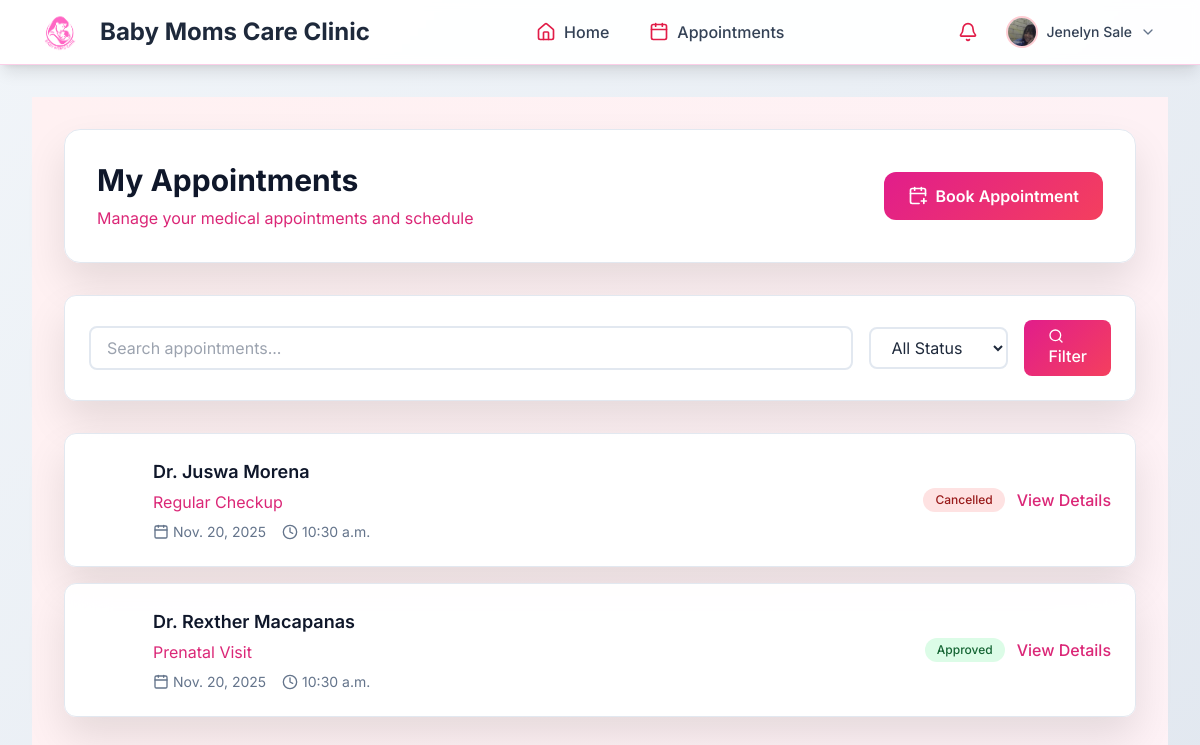
Screenshot of /appointments/ (signed in) with the database file from the repository.
### apps/accounts/models.py (models this page shows, shortened)
class UserProfile(models.Model):
    USER_ROLES = (
        ('mother', 'Mother'),
        ('doctor', 'Doctor'),
        ('admin', 'Admin'),
    )
    ACCOUNT_STATUS = (
        ('active', 'Active'),
        ('deactivated', 'Deactivated'),
    )
    user = models.OneToOneField(User, on_delete=models.CASCADE)
    role = models.CharField(max_length=10, choices=USER_ROLES, default='mother')
    account_status = models.CharField(max_length=15, choices=ACCOUNT_STATUS, default='active')
    phone = models.CharField(max_length=15, blank=True)
    date_of_birth = models.DateField(null=True, blank=True)
    address = models.TextField(blank=True)
    profile_picture = models.ImageField(upload_to='profile_pics/', blank=True, null=True)
    emergency_contact_name = models.CharField(max_length=100, blank=True)
    emergency_contact_phone = models.CharField(max_length=15, blank=True)
    created_at = models.DateTimeField(auto_now_add=True)
    updated_at = models.DateTimeField(auto_now=True)
    license_number = models.CharField(max_length=50, blank=True)
    specialization = models.CharField(max_length=100, blank=True)
    years_experience = models.PositiveIntegerField(null=True, blank=True)

### apps/appointments/models.py (models this page shows, shortened)
class Appointment(models.Model):
    STATUS_CHOICES = (
        ('pending', 'Pending'),
        ('approved', 'Approved'),
        ('completed', 'Completed'),
        ('cancelled', 'Cancelled'),
    )
    APPOINTMENT_TYPES = (
        ('consultation', 'Consultation'),
        ('checkup', 'Regular Checkup'),
        ('prenatal', 'Prenatal Visit'),
        ('postnatal', 'Postnatal Visit'),
        ('emergency', 'Emergency'),
        ('follow_up', 'Follow-up'),
    )
    patient = models.ForeignKey(User, on_delete=models.CASCADE, related_name='patient_appointments')
    doctor = models.ForeignKey(User, on_delete=models.CASCADE, related_name='doctor_appointments')
    date = models.DateField()
    time = models.TimeField()
    appointment_type = models.CharField(max_length=20, choices=APPOINTMENT_TYPES, default='consultation')
    status = models.CharField(max_length=20, choices=STATUS_CHOICES, default='pending')
    reason = models.TextField()
    notes = models.TextField(blank=True, help_text="Doctor's notes after appointment")
    diagnosis = models.TextField(blank=True, help_text="Medical diagnosis")
    prescription = models.TextField(blank=True, help_text="Prescribed medications")
    follow_up_instructions = models.TextField(blank=True, help_text="Follow-up care instructions")
    duration_minutes = models.PositiveIntegerField(default=30)
    created_at = models.DateTimeField(auto_now_add=True)
    updated_at = models.DateTimeField(auto_now=True)
    class Meta:
        ordering = ['date', 'time']
        unique_together = ['doctor', 'date', 'time']

### apps/appointments/views.py (the view, shortened to what this page needs)
# urls.py: path('', views.appointment_list, name='list'),
@login_required
def appointment_list(request):
    user_profile = get_object_or_404(UserProfile, user=request.user)
    if user_profile.role == 'mother':
        appointments = Appointment.objects.filter(patient=request.user)
    elif user_profile.role == 'doctor':
        appointments = Appointment.objects.filter(doctor=request.user)
    else:  # admin
        appointments = Appointment.objects.all()
    status_filter = request.GET.get('status')
    if status_filter:
        appointments = appointments.filter(status=status_filter)
    search_query = request.GET.get('search')
    appointments = appointments.order_by('-date', '-time')
    paginator = Paginator(appointments, 10)
    page_number = request.GET.get('page')
    page_obj = paginator.get_page(page_number)
    return render(request, 'appointments/list.html', {
        'appointments': page_obj,
        'page_obj': page_obj,
        'is_paginated': page_obj.has_other_pages(),
        'user_profile': user_profile,
        'status_filter': status_filter,
        'search_query': search_query,
    })

### templates/appointments/list.html (shortened to what this page needs)
{% extends 'base.html' %}
{% load static %}
{% block content %}
<div class="min-h-screen bg-gradient-to-br from-rose-50 to-pink-50 py-8">
    <div class="max-w-7xl mx-auto px-4 sm:px-6 lg:px-8">
        <div class="clinic-card rounded-2xl p-8 mb-8">
            <div class="flex flex-col md:flex-row items-center justify-between">
                <div>
                    <h1 class="text-3xl font-bold text-slate-900 mb-2">
                        {% if user.userprofile.role == 'mother' %}
                            My Appointments
                        {% elif user.userprofile.role == 'doctor' %}
                            Patient Appointments
                        {% else %}
                            All Appointments
                        {% endif %}
                    </h1>
                    <p class="text-pink-600">Manage your medical appointments and schedule</p>
                </div>
                {% if user.userprofile.role == 'mother' %}
                    <a href="{% url 'appointments:create' %}" class="clinic-btn px-6 py-3 rounded-xl text-white font-semibold inline-flex items-center">
                        <i data-lucide="calendar-plus" class="w-5 h-5 mr-2"></i>
                        Book Appointment
                    </a>
                {% endif %}
            </div>
        </div>
        <div class="clinic-card rounded-xl p-6 mb-8">
            <form method="GET" class="flex flex-wrap gap-4 items-center">
                <div class="flex-1 min-w-64">
                    <input type="text" name="search" value="{{ request.GET.search }}"
                           placeholder="Search appointments..."
                           class="clinic-input w-full px-4 py-2 rounded-lg">
                </div>
                <select name="status" class="clinic-select px-4 py-2 rounded-lg">
                    <option value="">All Status</option>
                </select>
                <button type="submit" class="clinic-btn px-6 py-2 rounded-lg text-white font-medium">
                    <i data-lucide="search" class="w-4 h-4 mr-2"></i>
                    Filter
                </button>
            </form>
        </div>
        {% if appointments %}
            <div class="space-y-4">
                {% for appointment in appointments %}
                    <div class="clinic-card rounded-xl p-6">
                        <div class="flex flex-col md:flex-row items-start md:items-center justify-between">
                            <div class="flex items-start space-x-4 mb-4 md:mb-0">
                                <div class="clinic-icon w-12 h-12 rounded-lg flex items-center justify-center flex-shrink-0">
                                    {% if user.userprofile.role == 'mother' %}
                                        <i data-lucide="stethoscope" class="w-6 h-6 text-white"></i>
                                    {% else %}
                                        <i data-lucide="user" class="w-6 h-6 text-white"></i>
                                    {% endif %}
                                </div>
                                <div>
                                    <h3 class="text-lg font-semibold text-slate-900 mb-1">
                                        {% if user.userprofile.role == 'mother' %}
                                            Dr. {{ appointment.doctor.get_full_name }}
                                        {% else %}
                                            {{ appointment.patient.get_full_name }}
                                        {% endif %}
                                    </h3>
                                    <p class="text-pink-600 mb-2">{{ appointment.get_appointment_type_display }}</p>
                                    <div class="flex items-center space-x-4 text-sm text-slate-500">
                                        <span class="flex items-center">
                                            <i data-lucide="calendar" class="w-4 h-4 mr-1"></i>
                                            {{ appointment.date }}
                                        </span>
                                        <span class="flex items-center">
                                            <i data-lucide="clock" class="w-4 h-4 mr-1"></i>
                                            {{ appointment.time }}
                                        </span>
                                    </div>
                                </div>
                            </div>
                            <div class="flex items-center space-x-3">
                                <span class="px-3 py-1 rounded-full text-xs font-medium
                                    {% if appointment.status == 'pending' %}bg-amber-100 text-amber-800
                                    {% elif appointment.status == 'approved' %}bg-green-100 text-green-800
                                    {% elif appointment.status == 'completed' %}bg-blue-100 text-blue-800
                                    {% else %}bg-red-100 text-red-800{% endif %}">
                                    {{ appointment.get_status_display }}
                                </span>
                                <a href="{% url 'appointments:detail' appointment.pk %}"
                                   class="text-pink-600 hover:text-pink-600 font-medium">
                                    View Details
                                </a>
                            </div>
                        </div>
                    </div>
                {% endfor %}
            </div>
        {% endif %}
    </div>
</div>
{% endblock %}

### templates/base.html (shortened to what this page needs)
{% load static %}
<!DOCTYPE html>
<html lang="en">
<head>
    <script src="https://cdn.tailwindcss.com"></script>
    {% load static %}
    <link rel="stylesheet" href="{% static 'css/style.css' %}">
    <link rel="stylesheet" href="{% static 'css/icons.css' %}">
</head>
<body class="gradient-secondary min-h-screen font-sans" data-user-role="{% if user.is_authenticated %}{{ user.userprofile.role }}{% else %}guest{% endif %}">
    <nav class="bg-white/95 backdrop-blur-sm shadow-lg border-b border-pink-200 sticky top-0 z-50">
        <div class="max-w-[1800px] mx-auto px-4 sm:px-6 lg:px-8">
            <div class="flex justify-between items-center h-16">
                <div class="flex items-center">
                    <a href="{% url 'accounts:dashboard' %}" class="flex items-center space-x-3">
                        <div class="w-14 h-14 rounded-full overflow-hidden bg-white flex items-center justify-center">
                            <img src="{% static 'images/logo.png' %}" alt="Baby Moms Care Clinic Logo" class="w-full h-full object-contain">
                        </div>
                        <span class="font-sans text-2xl font-bold text-slate-800">Baby Moms Care Clinic</span>
                    </a>
                </div>
                {% if user.is_authenticated %}
                <div class="hidden md:flex items-center space-x-2">
                    <a href="{% url 'accounts:dashboard' %}" class="flex items-center px-4 py-2 rounded-lg hover:bg-rose-50 transition-all group">
                        <i data-lucide="home" class="w-5 h-5 text-rose-600 mr-2"></i>
                        <span class="text-slate-700 group-hover:text-rose-600 font-medium">Home</span>
                    </a>
                    <a href="{% url 'appointments:list' %}" class="flex items-center px-4 py-2 rounded-lg hover:bg-rose-50 transition-all group">
                        <i data-lucide="calendar" class="w-5 h-5 text-rose-600 mr-2"></i>
                        <span class="text-slate-700 group-hover:text-rose-600 font-medium">Appointments</span>
                    </a>
                </div>
                <div class="flex items-center space-x-2">
                    <a href="{% url 'accounts:notifications' %}" class="relative p-2 rounded-lg hover:bg-rose-50 transition-all">
                        <i data-lucide="bell" class="w-5 h-5 text-rose-600"></i>
                    </a>
                    <div class="relative group">
                        <button class="flex items-center space-x-2 px-3 py-2 rounded-lg hover:bg-rose-50 transition-all">
                            {% if user.userprofile.profile_picture %}
                            <img src="{{ user.userprofile.profile_picture.url }}" alt="Profile" class="w-8 h-8 rounded-full object-cover border-2 border-rose-200">
                            {% else %}
                            <div class="w-8 h-8 rounded-full bg-rose-100 flex items-center justify-center">
                                <i data-lucide="user" class="w-4 h-4 text-rose-600"></i>
                            </div>
                            {% endif %}
                            <span class="hidden lg:inline text-sm font-medium text-slate-700">{{ user.get_full_name|default:user.username|truncatechars:15 }}</span>
                            <i data-lucide="chevron-down" class="w-4 h-4 text-slate-500"></i>
                        </button>
                    </div>
                </div>
                {% endif %}
            </div>
        </div>
    </nav>
    <main class="max-w-7xl mx-auto px-4 sm:px-6 lg:px-8 py-8 fade-in">
        {% block content %}{% endblock %}
    </main>
</body>
</html>

### static/css/style.css (style rules this page uses)
:root { --primary-rose: #e11d8b; --secondary-rose: #f43f5e; --accent-rose: #f472b6; --neutral-gray: #64748b; --light-gray: #fdf2f8; --white: #ffffff; --dark-text: #1e293b; --success-green: #10b981; --warning-amber: #f59e0b; --error-red: #ef4444; --info-rose: #f472b6; --gradient-primary: linear-gradient(135deg, #e11d8b 0%, #f43f5e 100%); --gradient-secondary: linear-gradient(135deg, #f1f5f9 0%, #e2e8f0 100%); --gradient-accent: linear-gradient(135deg, #059669 0%, #10b981 100%); }
body { font-family: 'Inter', -apple-system, BlinkMacSystemFont, 'Segoe UI', sans-serif; background: var(--gradient-secondary); color: var(--dark-text); line-height: 1.6; }
.gradient-secondary { background: var(--gradient-secondary); }
.fade-in { animation: fadeIn 0.5s ease-in; }
.slide-up { animation: slideUp 0.3s ease-out; }
.clinic-card { background: rgba(255, 255, 255, 0.95); backdrop-filter: blur(20px); border: 1px solid #e2e8f0; box-shadow: 0 20px 40px rgba(0, 0, 0, 0.1); }
.clinic-input { background: rgba(255, 255, 255, 0.9); border: 2px solid #e2e8f0; transition: all 0.3s ease; }
.clinic-select { background: rgba(255, 255, 255, 0.9); border: 2px solid #e2e8f0; transition: all 0.3s ease; }
.clinic-btn { background: var(--gradient-primary); transition: all 0.3s ease; }

### rows the page displays
Appointment: doctor.get_full_name "Juswa Morena", appointment_type "Regular Checkup", date "Nov. 20, 2025", time "10:30 a.m.", status "Cancelled"
Appointment: doctor.get_full_name "Rexther Macapanas", appointment_type "Prenatal Visit", date "Nov. 20, 2025", time "10:30 a.m.", status "Approved"

### other values shown
{{ user.get_full_name|default:user.username|truncatechars:15 }} "Jenelyn Sale"
